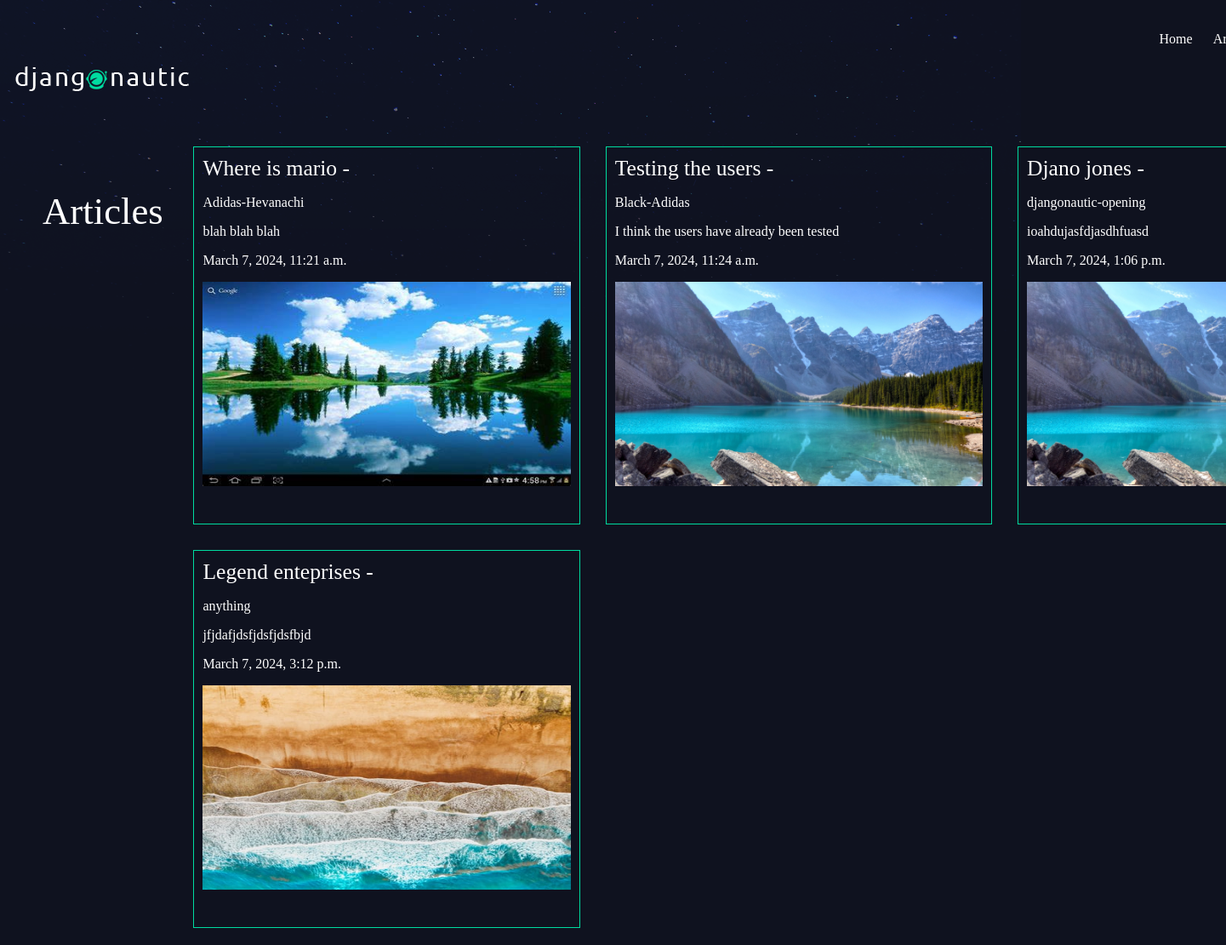
Screenshot of /articles/ (signed in) with the database file from the repository.
### base/models.py (models this page shows, shortened)
class Article(models.Model):
    title = models.CharField(max_length=200)
    slug = models.SlugField(unique=True, max_length=200)
    content = models.TextField()
    date_published = models.DateTimeField(default=timezone.now)
    thumb = models.ImageField(default='default.png', blank=True)
    author = models.ForeignKey(User, default = None, on_delete = models.CASCADE)

### base/views.py (the view)
# urls.py: path('articles/', views.article_view, name='articles'),
def article_view(request, *args, **kwargs):
    articles = Article.objects.all().order_by('date_published')
    return render(request, "base/Articles.html", {'articles': articles})

### base/templates/base/Articles.html
{% extends 'base.html' %}
{% load static  %}
{% block content %}
<h1>Articles</h1>
<div class="articles">
    {% for article in articles %}
    <div class="article">
        <h2><a href="{% url 'article_detail' article.id %}">{{ article.title }}</a>  - {{ article.date }}</h2>
        <p>{{ article.slug }}</p>
        <p>{{ article.content }}</p>
        <p>{{ article.date_published }}</p>
        <img class="img1" src="{{ article.thumb.url}}" alt="">
    </div>
    {% endfor %}
</div>
{% endblock %}

### assets/style.css (style rules this page uses)
body { background-color: #0f121f; background-image: url(stars.png); background-repeat: no-repeat; color: #fff; margin: 0; padding: 0; }
body * { font-family: Ubuntu; }
h1, h2, h3, h4, h5 { font-weight: normal; margin: 0; }
a, a:hover, a:visited { color: #fff; text-decoration: none; }
.img1 { height: 30vh; width: 30vw; }
.wrapper h1 { text-align: center; margin: 50px auto; font-size: 2.8em; }
.articles { display:grid; grid-template-columns: 1fr 1fr 1fr; grid-gap: 30px }
.article { padding: 10px; border: 1px solid #00dba0; position: relative; padding-bottom: 40px; }
.article h2 { font-size: 1.6em }

### rows the page displays
Article: title "Where is mario", slug "Adidas-Hevanachi", content "blah blah blah", date_published "March 7, 2024, 11:21 a.m.", thumb (picture)
Article: title "Testing the users", slug "Black-Adidas", content "I think the users have already been tested", date_published "March 7, 2024, 11:24 a.m.", thumb (picture)
Article: title "Djano jones", slug "djangonautic-opening", content "ioahdujasfdjasdhfuasd", date_published "March 7, 2024, 1:06 p.m.", thumb (picture)
Article: title "Legend enteprises", slug "anything", content "jfjdafjdsfjdsfjdsfbjd", date_published "March 7, 2024, 3:12 p.m.", thumb (picture)
